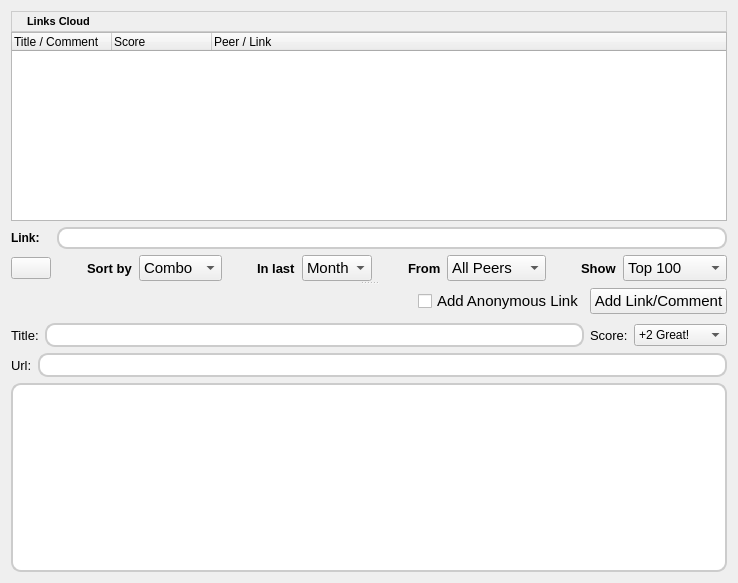
<?xml version="1.0" encoding="UTF-8"?>
<ui version="4.0">
 <class>LinksDialog</class>
 <widget class="QWidget" name="LinksDialog">
  <property name="geometry">
   <rect>
    <x>0</x>
    <y>0</y>
    <width>738</width>
    <height>583</height>
   </rect>
  </property>
  <property name="windowTitle">
   <string>Form</string>
  </property>
  <layout class="QGridLayout">
   <property name="horizontalSpacing">
    <number>6</number>
   </property>
   <property name="verticalSpacing">
    <number>0</number>
   </property>
   <item row="1" column="0" colspan="3">
    <widget class="QSplitter" name="msgSplitter">
     <property name="sizePolicy">
      <sizepolicy hsizetype="Preferred" vsizetype="Expanding">
       <horstretch>0</horstretch>
       <verstretch>0</verstretch>
      </sizepolicy>
     </property>
     <property name="orientation">
      <enum>Qt::Vertical</enum>
     </property>
     <widget class="QWidget" name="layoutWidget">
      <layout class="QGridLayout">
       <item row="0" column="0" colspan="13">
        <widget class="QTreeWidget" name="linkTreeWidget">
         <property name="font">
          <font>
           <pointsize>9</pointsize>
          </font>
         </property>
         <property name="contextMenuPolicy">
          <enum>Qt::CustomContextMenu</enum>
         </property>
         <column>
          <property name="text">
           <string>Title / Comment</string>
          </property>
         </column>
         <column>
          <property name="text">
           <string>Score</string>
          </property>
         </column>
         <column>
          <property name="text">
           <string>Peer / Link</string>
          </property>
         </column>
        </widget>
       </item>
       <item row="3" column="0">
        <widget class="QPushButton" name="expandButton">
         <property name="text">
          <string/>
         </property>
         <property name="icon">
          <iconset resource="images.qrc">
           <normaloff>:/images/edit_remove24.png</normaloff>:/images/edit_remove24.png</iconset>
         </property>
        </widget>
       </item>
       <item row="3" column="1">
        <spacer>
         <property name="orientation">
          <enum>Qt::Horizontal</enum>
         </property>
         <property name="sizeHint" stdset="0">
          <size>
           <width>16</width>
           <height>20</height>
          </size>
         </property>
        </spacer>
       </item>
       <item row="3" column="2">
        <widget class="QLabel" name="label">
         <property name="font">
          <font>
           <pointsize>10</pointsize>
           <weight>75</weight>
           <bold>true</bold>
          </font>
         </property>
         <property name="text">
          <string>Sort by</string>
         </property>
        </widget>
       </item>
       <item row="3" column="3">
        <widget class="QComboBox" name="rankComboBox">
         <property name="font">
          <font>
           <pointsize>11</pointsize>
          </font>
         </property>
         <item>
          <property name="text">
           <string>Combo</string>
          </property>
         </item>
         <item>
          <property name="text">
           <string>Time</string>
          </property>
          <property name="icon">
           <iconset resource="images.qrc">
            <normaloff>:/images/kalarm.png</normaloff>:/images/kalarm.png</iconset>
          </property>
         </item>
         <item>
          <property name="text">
           <string>Ranking</string>
          </property>
          <property name="icon">
           <iconset resource="images.qrc">
            <normaloff>:/images/records.png</normaloff>:/images/records.png</iconset>
          </property>
         </item>
        </widget>
       </item>
       <item row="3" column="4">
        <spacer>
         <property name="orientation">
          <enum>Qt::Horizontal</enum>
         </property>
         <property name="sizeHint" stdset="0">
          <size>
           <width>16</width>
           <height>20</height>
          </size>
         </property>
        </spacer>
       </item>
       <item row="3" column="5">
        <widget class="QLabel" name="label_2">
         <property name="font">
          <font>
           <pointsize>10</pointsize>
           <weight>75</weight>
           <bold>true</bold>
          </font>
         </property>
         <property name="text">
          <string>In last</string>
         </property>
        </widget>
       </item>
       <item row="3" column="6">
        <widget class="QComboBox" name="periodComboBox">
         <property name="font">
          <font>
           <pointsize>11</pointsize>
          </font>
         </property>
         <item>
          <property name="text">
           <string>Month</string>
          </property>
          <property name="icon">
           <iconset resource="images.qrc">
            <normaloff>:/images/view_calendar_month.png</normaloff>:/images/view_calendar_month.png</iconset>
          </property>
         </item>
         <item>
          <property name="text">
           <string>Week</string>
          </property>
          <property name="icon">
           <iconset resource="images.qrc">
            <normaloff>:/images/view_calendar_week.png</normaloff>:/images/view_calendar_week.png</iconset>
          </property>
         </item>
         <item>
          <property name="text">
           <string>Day</string>
          </property>
          <property name="icon">
           <iconset resource="images.qrc">
            <normaloff>:/images/view_calendar_day.png</normaloff>:/images/view_calendar_day.png</iconset>
          </property>
         </item>
        </widget>
       </item>
       <item row="3" column="7">
        <spacer>
         <property name="orientation">
          <enum>Qt::Horizontal</enum>
         </property>
         <property name="sizeHint" stdset="0">
          <size>
           <width>16</width>
           <height>20</height>
          </size>
         </property>
        </spacer>
       </item>
       <item row="3" column="8">
        <widget class="QLabel" name="label_3">
         <property name="font">
          <font>
           <pointsize>10</pointsize>
           <weight>75</weight>
           <bold>true</bold>
          </font>
         </property>
         <property name="text">
          <string>From</string>
         </property>
        </widget>
       </item>
       <item row="3" column="9">
        <widget class="QComboBox" name="fromComboBox">
         <property name="font">
          <font>
           <pointsize>11</pointsize>
          </font>
         </property>
         <item>
          <property name="text">
           <string>All Peers</string>
          </property>
          <property name="icon">
           <iconset resource="images.qrc">
            <normaloff>:/images/user/friends24.png</normaloff>:/images/user/friends24.png</iconset>
          </property>
         </item>
         <item>
          <property name="text">
           <string>Own Links</string>
          </property>
          <property name="icon">
           <iconset resource="images.qrc">
            <normaloff>:/images/user/identity16.png</normaloff>:/images/user/identity16.png</iconset>
          </property>
         </item>
        </widget>
       </item>
       <item row="3" column="10">
        <spacer>
         <property name="orientation">
          <enum>Qt::Horizontal</enum>
         </property>
         <property name="sizeHint" stdset="0">
          <size>
           <width>16</width>
           <height>20</height>
          </size>
         </property>
        </spacer>
       </item>
       <item row="3" column="11">
        <widget class="QLabel" name="label_5">
         <property name="font">
          <font>
           <pointsize>10</pointsize>
           <weight>75</weight>
           <bold>true</bold>
          </font>
         </property>
         <property name="text">
          <string>Show</string>
         </property>
        </widget>
       </item>
       <item row="3" column="12">
        <widget class="QComboBox" name="topComboBox">
         <property name="font">
          <font>
           <pointsize>11</pointsize>
          </font>
         </property>
         <item>
          <property name="text">
           <string>Top 100</string>
          </property>
          <property name="icon">
           <iconset resource="images.qrc">
            <normaloff>:/images/records.png</normaloff>:/images/records.png</iconset>
          </property>
         </item>
         <item>
          <property name="text">
           <string>101-200</string>
          </property>
         </item>
         <item>
          <property name="text">
           <string>201-300</string>
          </property>
         </item>
         <item>
          <property name="text">
           <string>301-400</string>
          </property>
         </item>
         <item>
          <property name="text">
           <string>401-500</string>
          </property>
         </item>
         <item>
          <property name="text">
           <string>Bottom 100</string>
          </property>
         </item>
        </widget>
       </item>
       <item row="1" column="1" colspan="12">
        <widget class="QTextBrowser" name="linklabel">
         <property name="maximumSize">
          <size>
           <width>16777215</width>
           <height>22</height>
          </size>
         </property>
         <property name="styleSheet">
          <string notr="true">QTextBrowser{border: 2px solid #CCCCCC; 
border-radius: 10px;
background: white;}</string>
         </property>
         <property name="verticalScrollBarPolicy">
          <enum>Qt::ScrollBarAlwaysOff</enum>
         </property>
         <property name="openLinks">
          <bool>false</bool>
         </property>
        </widget>
       </item>
       <item row="1" column="0">
        <widget class="QLabel" name="label_9">
         <property name="font">
          <font>
           <weight>75</weight>
           <bold>true</bold>
          </font>
         </property>
         <property name="text">
          <string>Link:</string>
         </property>
        </widget>
       </item>
      </layout>
     </widget>
     <widget class="QWidget" name="layoutWidget">
      <layout class="QVBoxLayout">
       <item>
        <layout class="QHBoxLayout">
         <item>
          <spacer>
           <property name="orientation">
            <enum>Qt::Horizontal</enum>
           </property>
           <property name="sizeHint" stdset="0">
            <size>
             <width>311</width>
             <height>32</height>
            </size>
           </property>
          </spacer>
         </item>
         <item>
          <widget class="QCheckBox" name="anonBox">
           <property name="font">
            <font>
             <pointsize>11</pointsize>
             <weight>50</weight>
             <bold>false</bold>
            </font>
           </property>
           <property name="text">
            <string>Add Anonymous Link</string>
           </property>
          </widget>
         </item>
         <item>
          <widget class="QPushButton" name="addButton">
           <property name="font">
            <font>
             <pointsize>11</pointsize>
            </font>
           </property>
           <property name="text">
            <string>Add Link/Comment</string>
           </property>
          </widget>
         </item>
        </layout>
       </item>
       <item>
        <layout class="QHBoxLayout">
         <item>
          <widget class="QLabel" name="label_6">
           <property name="font">
            <font>
             <pointsize>10</pointsize>
             <weight>50</weight>
             <bold>false</bold>
            </font>
           </property>
           <property name="text">
            <string>Title:</string>
           </property>
          </widget>
         </item>
         <item>
          <widget class="QLineEdit" name="titleLineEdit">
           <property name="font">
            <font>
             <pointsize>11</pointsize>
            </font>
           </property>
           <property name="styleSheet">
            <string notr="true">QLineEdit{border: 2px solid #CCCCCC; 
border-radius: 10px;
background: white;}</string>
           </property>
          </widget>
         </item>
         <item>
          <widget class="QLabel" name="label_8">
           <property name="font">
            <font>
             <pointsize>10</pointsize>
             <weight>50</weight>
             <bold>false</bold>
            </font>
           </property>
           <property name="text">
            <string>Score:</string>
           </property>
          </widget>
         </item>
         <item>
          <widget class="QComboBox" name="scoreBox">
           <item>
            <property name="text">
             <string>+2 Great!</string>
            </property>
            <property name="icon">
             <iconset resource="images.qrc">
              <normaloff>:/images/filerating5.png</normaloff>:/images/filerating5.png</iconset>
            </property>
           </item>
           <item>
            <property name="text">
             <string>+1 Good</string>
            </property>
            <property name="icon">
             <iconset resource="images.qrc">
              <normaloff>:/images/filerating4.png</normaloff>:/images/filerating4.png</iconset>
            </property>
           </item>
           <item>
            <property name="text">
             <string>0 Okay</string>
            </property>
            <property name="icon">
             <iconset resource="images.qrc">
              <normaloff>:/images/filerating3.png</normaloff>:/images/filerating3.png</iconset>
            </property>
           </item>
           <item>
            <property name="text">
             <string>-1 Sux</string>
            </property>
            <property name="icon">
             <iconset resource="images.qrc">
              <normaloff>:/images/filerating2.png</normaloff>:/images/filerating2.png</iconset>
            </property>
           </item>
           <item>
            <property name="text">
             <string>-2 Bad Link</string>
            </property>
            <property name="icon">
             <iconset resource="images.qrc">
              <normaloff>:/images/filerating1.png</normaloff>:/images/filerating1.png</iconset>
            </property>
           </item>
          </widget>
         </item>
        </layout>
       </item>
       <item>
        <layout class="QHBoxLayout">
         <item>
          <widget class="QLabel" name="label_7">
           <property name="font">
            <font>
             <pointsize>10</pointsize>
             <weight>50</weight>
             <bold>false</bold>
            </font>
           </property>
           <property name="text">
            <string>Url:</string>
           </property>
          </widget>
         </item>
         <item>
          <widget class="QLineEdit" name="linkLineEdit">
           <property name="font">
            <font>
             <pointsize>11</pointsize>
            </font>
           </property>
           <property name="styleSheet">
            <string notr="true">QLineEdit{border: 2px solid #CCCCCC; 
border-radius: 10px;
background: white;}</string>
           </property>
          </widget>
         </item>
        </layout>
       </item>
       <item>
        <widget class="QTextEdit" name="linkTextEdit">
         <property name="sizePolicy">
          <sizepolicy hsizetype="Expanding" vsizetype="Preferred">
           <horstretch>0</horstretch>
           <verstretch>0</verstretch>
          </sizepolicy>
         </property>
         <property name="maximumSize">
          <size>
           <width>16777215</width>
           <height>16777215</height>
          </size>
         </property>
         <property name="font">
          <font>
           <pointsize>12</pointsize>
          </font>
         </property>
         <property name="styleSheet">
          <string notr="true">QTextEdit{border: 2px solid #CCCCCC; 
border-radius: 10px;
background: white;}</string>
         </property>
        </widget>
       </item>
      </layout>
     </widget>
    </widget>
   </item>
   <item row="0" column="0" colspan="3">
    <widget class="QFrame" name="frame">
     <property name="maximumSize">
      <size>
       <width>16777215</width>
       <height>32</height>
      </size>
     </property>
     <property name="styleSheet">
      <string notr="true">QFrame#frame{ 
background-color: qlineargradient(x1:0, y1:0, x2:0, y2:1,
stop:0 #FEFEFE, stop:1 #E8E8E8);

border: 1px solid #CCCCCC;}</string>
     </property>
     <property name="frameShape">
      <enum>QFrame::StyledPanel</enum>
     </property>
     <property name="frameShadow">
      <enum>QFrame::Raised</enum>
     </property>
     <layout class="QGridLayout" name="gridLayout">
      <property name="margin">
       <number>2</number>
      </property>
      <item row="0" column="0">
       <widget class="QLabel" name="linksiconlabel">
        <property name="maximumSize">
         <size>
          <width>24</width>
          <height>24</height>
         </size>
        </property>
        <property name="text">
         <string/>
        </property>
        <property name="pixmap">
         <pixmap resource="images.qrc">:/images/irkick.png</pixmap>
        </property>
        <property name="scaledContents">
         <bool>true</bool>
        </property>
       </widget>
      </item>
      <item row="0" column="1">
       <widget class="QLabel" name="label_4">
        <property name="text">
         <string>&lt;html&gt;&lt;head&gt;&lt;meta name=&quot;qrichtext&quot; content=&quot;1&quot; /&gt;&lt;style type=&quot;text/css&quot;&gt;
p, li { white-space: pre-wrap; }
&lt;/style&gt;&lt;/head&gt;&lt;body style=&quot; font-family:'MS Shell Dlg 2'; font-size:8.25pt; font-weight:400; font-style:normal;&quot;&gt;
&lt;p style=&quot; margin-top:0px; margin-bottom:0px; margin-left:0px; margin-right:0px; -qt-block-indent:0; text-indent:0px; font-size:8pt;&quot;&gt;&lt;span style=&quot; font-weight:600;&quot;&gt;Links Cloud&lt;/span&gt;&lt;/p&gt;&lt;/body&gt;&lt;/html&gt;</string>
        </property>
       </widget>
      </item>
      <item row="0" column="2">
       <spacer name="horizontalSpacer">
        <property name="orientation">
         <enum>Qt::Horizontal</enum>
        </property>
        <property name="sizeHint" stdset="0">
         <size>
          <width>596</width>
          <height>15</height>
         </size>
        </property>
       </spacer>
      </item>
     </layout>
    </widget>
   </item>
  </layout>
 </widget>
 <resources>
  <include location="images.qrc"/>
 </resources>
 <connections/>
</ui>
